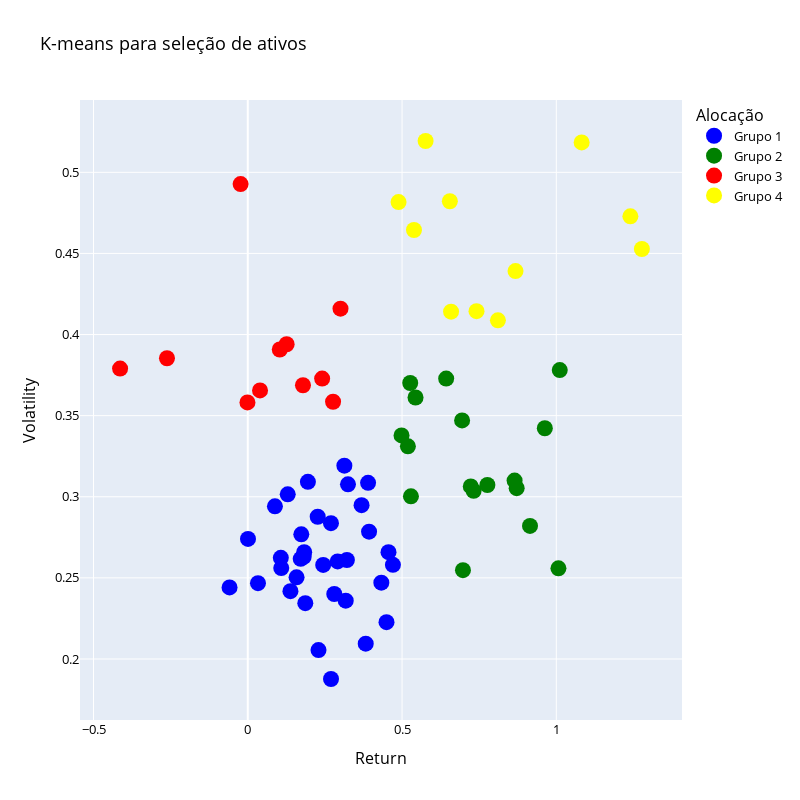

Source (notebook cell):
### Code cell
fig = make_subplots(rows = 1, cols = 1,
                    shared_xaxes = True,
                    vertical_spacing = 0.08)

fig.add_trace(go.Scatter(x = metrics.loc[metrics["Cluster"] == 0, "Return"]
                         , y = metrics.loc[metrics["Cluster"] == 0, "Volatility"]
                         , name = "Grupo 1", mode = "markers"
                         , text = metrics.loc[metrics["Cluster"] == 0].index
                         , marker = dict(size = 16, color = "blue"))
              , row = 1, col = 1)

fig.add_trace(go.Scatter(x = metrics.loc[metrics["Cluster"] == 1, "Return"]
                         , y = metrics.loc[metrics["Cluster"] == 1, "Volatility"]
                         , name = "Grupo 2", mode = "markers"
                         , text = metrics.loc[metrics["Cluster"] == 1].index
                         , marker = dict(size = 16, color = "green"))
              , row = 1, col = 1)

fig.add_trace(go.Scatter(x = metrics.loc[metrics["Cluster"] == 2, "Return"]
                         , y = metrics.loc[metrics["Cluster"] == 2, "Volatility"]
                         , name = "Grupo 3", mode = "markers"
                         , text = metrics.loc[metrics["Cluster"] == 2].index
                         , marker = dict(size = 16, color = "red"))
              , row = 1, col = 1)

fig.add_trace(go.Scatter(x = metrics.loc[metrics["Cluster"] == 3, "Return"]
                         , y = metrics.loc[metrics["Cluster"] == 3, "Volatility"]
                         , name = "Grupo 4", mode = "markers"
                         , text = metrics.loc[metrics["Cluster"] == 3].index
                         , marker = dict(size = 16, color = "yellow"))
              , row = 1, col = 1)

# fig.add_trace(go.Scatter(x = metrics.loc[metrics["Cluster"] == 4, "Return"]
#                          , y = metrics.loc[metrics["Cluster"] == 4, "Volatility"]
#                          , name = "Grupo 5", mode = "markers"
#                          , text = metrics.loc[metrics["Cluster"] == 4].index
#                          , marker = dict(size = 16, color = "darkgreen"))
#               , row = 1, col = 1)


fig.update_layout(height = 400, width = 600
                  , title_text = "K-means para seleção de ativos"
                  , font_color = "blue"
                  , title_font_color = "black"
                  , xaxis_title = "Return"
                  , yaxis_title = "Volatility"
                  , showlegend = True
                  , legend_title = "Alocação"
                  , font = dict(size = 13, color = "Black")
                 )
fig.update_layout(hovermode = "closest", 
                  height=800, width=800)

fig.show()

### Figure 1 — Plotly figure (JSON) as saved in the notebook; plotly's stock layout.template omitted (floating-point values rounded to 4 significant figures)
{"data": [{"marker": {"color": "blue", "size": 16}, "mode": "markers", "name": "Grupo 1", "text": ["AMBEV S/A", "AREZZO CO", "BBSEGURIDADE", "BRADESCO", "BRADESCO", "BRASIL", "CARREFOUR BR", "CEMIG", "CPFL ENERGIA", "DEXCO", "EMBRAER", "ENERGISA", "ENGIE BRASIL", "EQUATORIAL", "FLEURY", "GERDAU", "GERDAU MET", "HYPERA", "IRBBRASIL RE", "ITAUSA", "ITAUUNIBANCO", "KLABIN S/A", "LOJAS RENNER", "MULTIPLAN", "P.ACUCAR-CBD", "PETROBRAS", "PETROBRAS", "RUMO S.A.", "SANTANDER BR", "SAO MARTINHO", "TAESA", "TELEF BRASIL", "TIM", "VIBRA"], "type": "scatter", "x": [0.1812, 0.1828, 0.3175, 0.1735, 0.1071, 0.1295, 0.2445, 0.0006734, 0.2292, 0.3688, -0.05905, 0.3823, 0.4329, 0.4496, 0.4561, 0.3248, 0.3131, 0.1716, 0.3899, 0.1383, 0.03306, 0.1581, 0.3931, 0.3213, 0.08799, 0.2266, 0.2696, 0.4704, 0.1085, 0.2804, 0.2698, 0.1864, 0.2913, 0.1949], "xaxis": "x", "y": [0.263, 0.2658, 0.2359, 0.2768, 0.2624, 0.3015, 0.258, 0.274, 0.2055, 0.2948, 0.2441, 0.2094, 0.247, 0.2227, 0.2658, 0.3077, 0.3192, 0.2617, 0.3086, 0.2418, 0.2468, 0.2503, 0.2785, 0.261, 0.2941, 0.2877, 0.2837, 0.258, 0.256, 0.2401, 0.1877, 0.2344, 0.2601, 0.3092], "yaxis": "y"}, {"marker": {"color": "green", "size": 16}, "mode": "markers", "name": "Grupo 2", "text": ["ALPARGATAS", "AZUL", "B3", "BRF SA", "CCR SA", "COPEL", "COSAN", "CYRELA REALT", "ENEVA", "EZTEC", "HAPVIDA", "LOCALIZA", "MINERVA", "RAIADROGASIL", "SABESP", "TOTVS", "WEG"], "type": "scatter", "x": [0.9148, 0.5437, 0.4983, 0.5265, 0.519, 0.8648, 0.7227, 0.6946, 1.007, 0.9627, 0.7767, 0.5288, 1.011, 0.732, 0.643, 0.8715, 0.6974], "xaxis": "x", "y": [0.282, 0.3612, 0.3378, 0.3701, 0.3311, 0.31, 0.3064, 0.347, 0.2559, 0.3422, 0.3072, 0.3003, 0.3781, 0.3037, 0.3729, 0.3053, 0.2547], "yaxis": "y"}, {"marker": {"color": "red", "size": 16}, "mode": "markers", "name": "Grupo 3", "text": ["BRADESPAR", "BRASKEM", "CIELO", "COGNA ON", "CVC BRASIL", "ELETROBRAS", "SLC AGRICOLA", "SUZANO S.A.", "ULTRAPAR", "USIMINAS", "VALE"], "type": "scatter", "x": [0.2764, -0.4138, -0.02327, 0.3005, -0.2619, 0.241, 0.1789, 0.1037, -0.001059, 0.03972, 0.1259], "xaxis": "x", "y": [0.3586, 0.379, 0.4928, 0.416, 0.3854, 0.3729, 0.3688, 0.3908, 0.3582, 0.3656, 0.394], "yaxis": "y"}, {"marker": {"color": "yellow", "size": 16}, "mode": "markers", "name": "Grupo 4", "text": ["BTGP BANCO", "CASAS BAHIA", "ELETROBRAS", "GOL", "JBS", "MAGAZ LUIZA", "MARFRIG", "MRV", "PETRORIO", "SID NACIONAL", "YDUQS PART"], "type": "scatter", "x": [1.24, 1.082, 0.5764, 0.4887, 0.8678, 0.8107, 0.6589, 0.655, 1.277, 0.5387, 0.7414], "xaxis": "x", "y": [0.4729, 0.5184, 0.5193, 0.4817, 0.4391, 0.4087, 0.4141, 0.4822, 0.4527, 0.4644, 0.4144], "yaxis": "y"}], "layout": {"font": {"color": "Black", "size": 13}, "height": 800, "hovermode": "closest", "legend": {"title": {"text": "Alocação"}}, "showlegend": true, "title": {"font": {"color": "black"}, "text": "K-means para seleção de ativos"}, "width": 800, "xaxis": {"anchor": "y", "autorange": true, "domain": [0, 1], "range": [-0.5441, 1.408], "title": {"text": "Return"}, "type": "linear"}, "yaxis": {"anchor": "x", "autorange": true, "domain": [0, 1], "range": [0.1624, 0.5446], "title": {"text": "Volatility"}, "type": "linear"}}}
